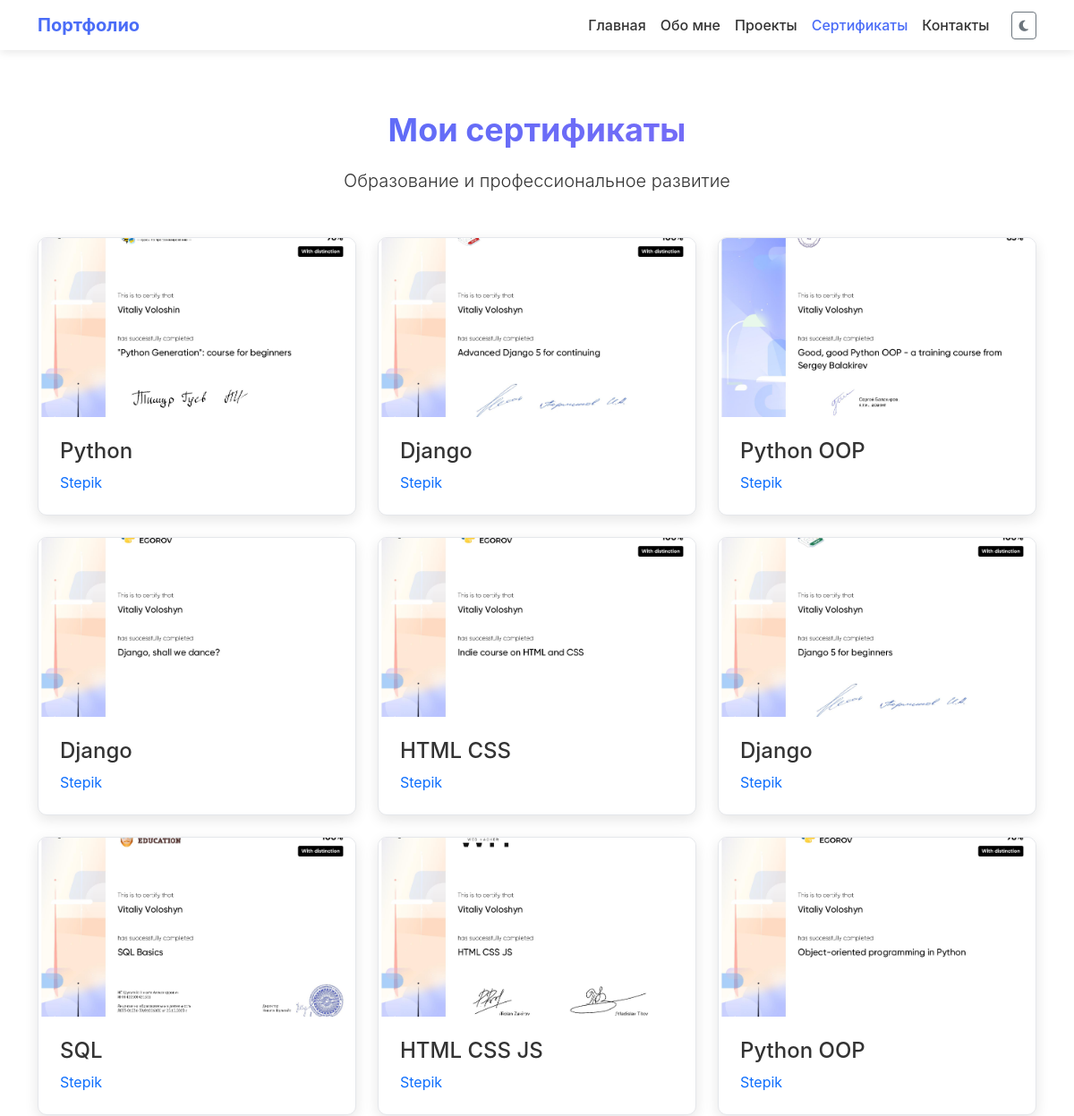
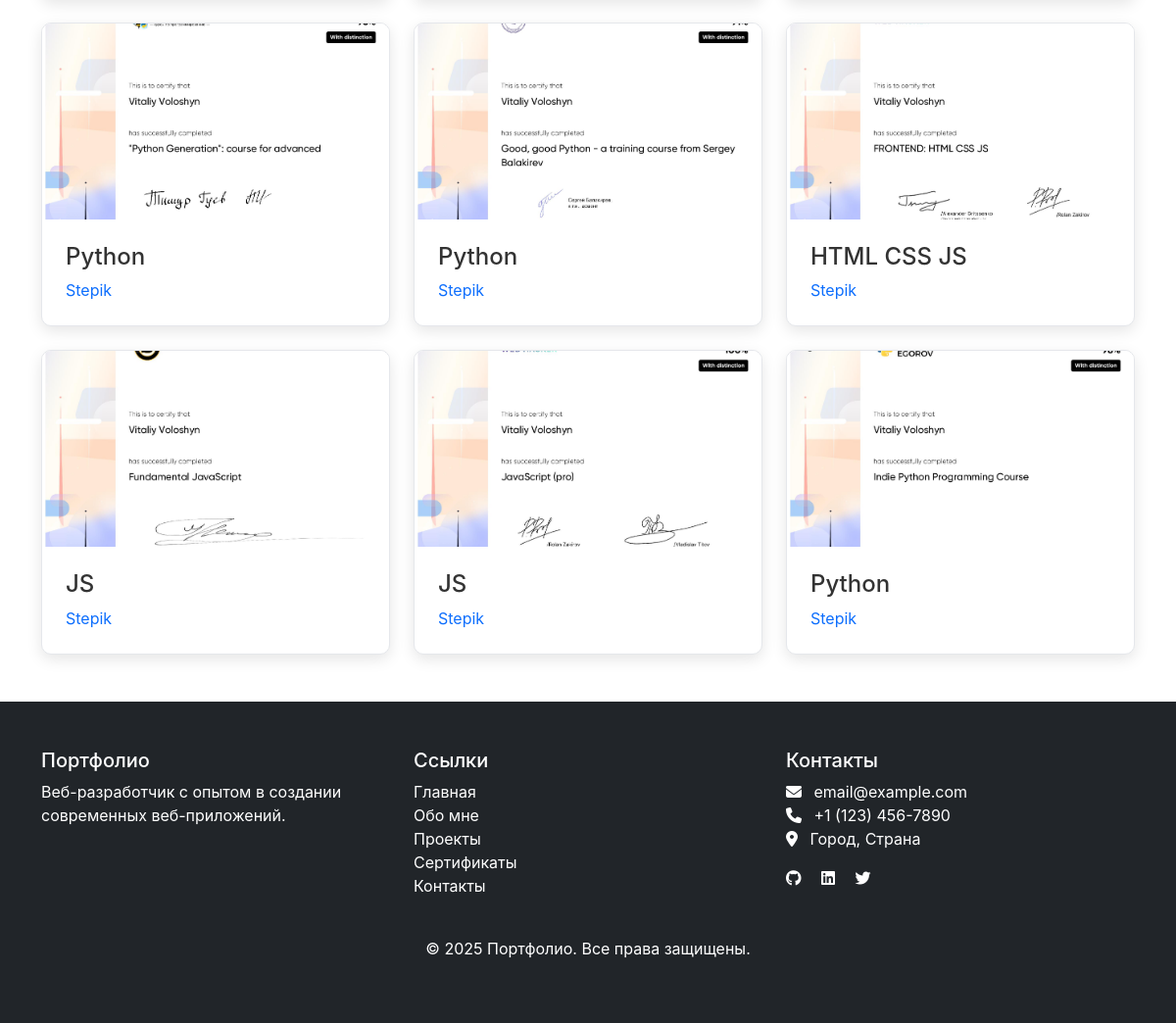
The app's page /certificates/ with its own data (2 pictures, top to bottom).
### core/models.py (models this page shows, shortened)
class Certificate(models.Model):
    name = models.CharField(max_length=200, verbose_name="Название")
    issuer = models.CharField(max_length=200, verbose_name="Выдан")
    date = models.DateField(verbose_name="Дата получения")
    image = models.ImageField(upload_to='certificates/', verbose_name="Изображение")
    url = models.URLField(blank=True, null=True, verbose_name="Ссылка на сертификат")
    class Meta:
        verbose_name = "Сертификат"
        verbose_name_plural = "Сертификаты"
        ordering = ['-date']

### core/views.py (the view)
# urls.py: path('certificates/', views.certificates, name='certificates'),
def certificates(request):
    certificates = Certificate.objects.all()
    return render(request, 'certificates.html', {'certificates': certificates})

### templates/certificates.html (shortened to what this page needs)
{% extends 'base.html' %}
{% block content %}
<section class="py-5">
    <div class="container">
        <div class="text-center mb-5" data-aos="fade-up">
            <h1 class="section-title text-gradient">Мои сертификаты</h1>
            <p class="lead">Образование и профессиональное развитие</p>
        </div>
        <div class="row g-4">
            {% for certificate in certificates %}
            <div class="col-md-6 col-lg-4" data-aos="fade-up" data-aos-delay="{{ forloop.counter|add:100 }}">
                <div class="certificate-card">
                    <div class="certificate-image">
                    </div>
                    <div class="certificate-content">
                        <h4>{{ certificate.name }}</h4>
                        <div class="d-flex justify-content-between">
                            <span class="text-primary">{{ certificate.issuer }}</span>
                        </div>
                    </div>
                </div>
            </div>
            {% empty %}
            <div class="col-12 text-center">
                <p>Сертификаты пока не добавлены.</p>
            </div>
            {% endfor %}
        </div>
    </div>
</section>
{% endblock %}

### static/css/style.css (style rules this page uses)
:root { --primary-color: #4a6cf7; --primary-dark: #3a56c5; --secondary-color: #6c757d; --background-color: #ffffff; --text-color: #333333; --card-bg: #ffffff; --border-color: #e5e7eb; --section-bg: #f8f9fa; --footer-bg: #212529; --footer-text: #ffffff; }
body { background-color: var(--background-color); color: var(--text-color); transition: background-color 0.3s, color 0.3s; font-family: 'Inter', sans-serif; padding-top: 76px; }
section { padding: 80px 0; }
.section-title { font-size: 36px; font-weight: 700; margin-bottom: 20px; position: relative; }
.text-gradient { background: linear-gradient(to right, var(--primary-color), #8a6cf7); -webkit-background-clip: text; -webkit-text-fill-color: transparent; }
.certificate-card { background-color: var(--card-bg); border-radius: 10px; overflow: hidden; box-shadow: 0 5px 15px rgba(0, 0, 0, 0.1); transition: transform 0.3s, box-shadow 0.3s; height: 100%; border: 1px solid var(--border-color); }
.certificate-image { position: relative; overflow: hidden; height: 200px; }
.certificate-content { padding: 1.5rem; }

### records on screen
Certificate: name "Python", issuer "Stepik"
Certificate: name "Django", issuer "Stepik"
Certificate: name "Python OOP", issuer "Stepik"
Certificate: name "Django", issuer "Stepik"
Certificate: name "HTML CSS", issuer "Stepik"
Certificate: name "Django", issuer "Stepik"
Certificate: name "SQL", issuer "Stepik"
Certificate: name "HTML CSS JS", issuer "Stepik"
Certificate: name "Python OOP", issuer "Stepik"
Certificate: name "Python", issuer "Stepik"
Certificate: name "Python", issuer "Stepik"
Certificate: name "HTML CSS JS", issuer "Stepik"
Certificate: name "JS", issuer "Stepik"
Certificate: name "JS", issuer "Stepik"
Certificate: name "Python", issuer "Stepik"
